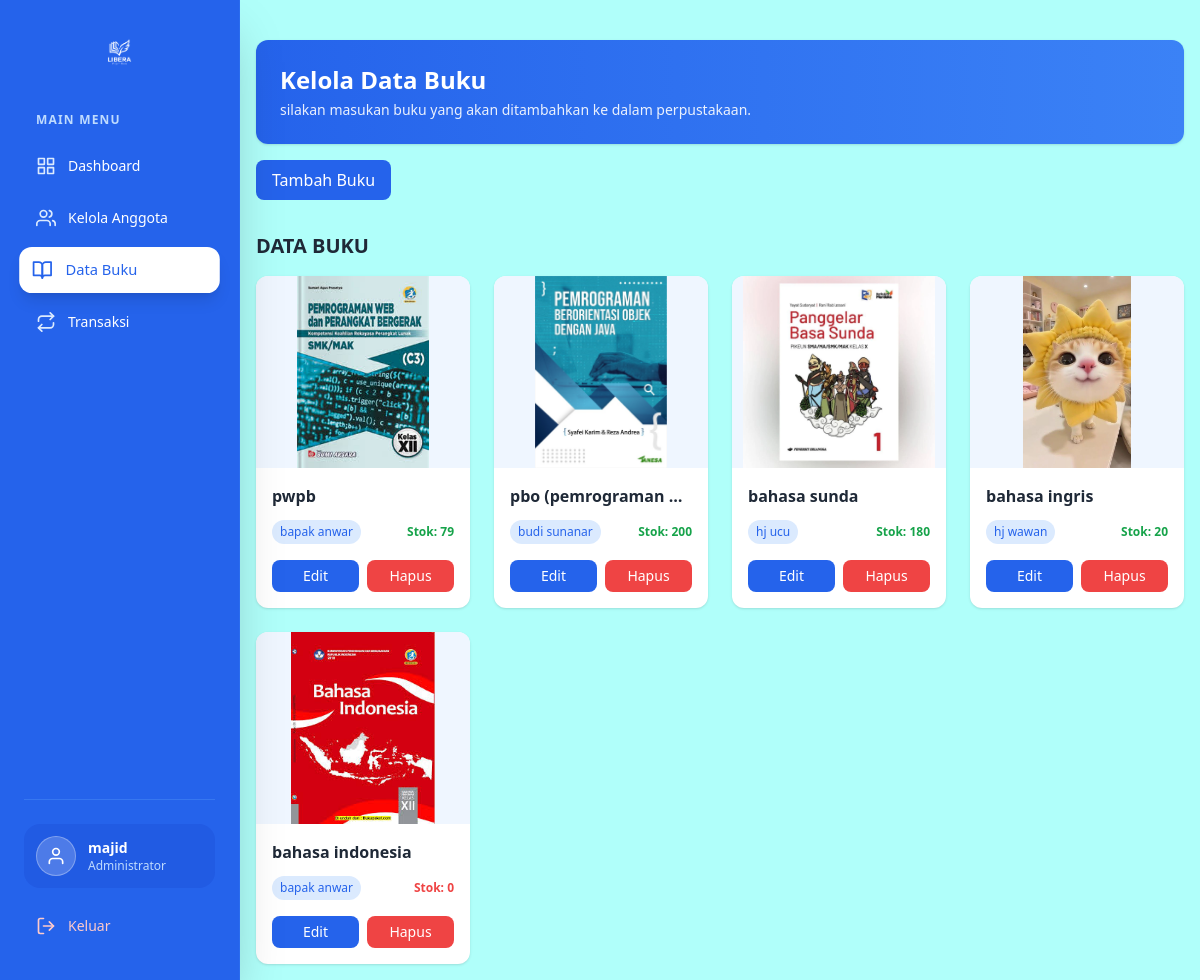
/Libera/admin/kelola_data_buku.php (signed in), run on the app's committed database.
### tables this page shows
CREATE TABLE `buku` (
  `id_buku` int(11) NOT NULL,
  `judul_buku` varchar(100) NOT NULL,
  `pengarang` varchar(100) NOT NULL,
  `tahun_terbit` year(4) NOT NULL,
  `stok` varchar(100) NOT NULL,
  `cover` varchar(100) NOT NULL,
  `penerbit` varchar(100) NOT NULL
);

### Libera/admin/kelola_data_buku.php (the view, shortened to what this page needs)
<?php
include '../config/koneksi.php';
$query_buku = mysqli_query($koneksi, "SELECT * FROM buku ORDER BY judul_buku DESC");
?>
<!DOCTYPE html>
<html lang="en">
<head>
    <script src="https://cdn.tailwindcss.com"></script>
</head>
<body class="bg-[#B0FFFA]">
    <?php include 'partials/sidebar.php'; ?>
    <main class="ml-60 p-4 min-h-screen">
        <section>
            <div class="mt-6 bg-gradient-to-r from-blue-600 to-blue-500 p-6 rounded-xl shadow text-white">
                <h2 class="text-2xl font-semibold mb-1">
                    Kelola Data Buku
                </h2>
                <p class="text-sm opacity-90">
                    silakan masukan buku yang akan ditambahkan ke dalam perpustakaan.
                </p>
            </div>
            <a href="tambah_buku.php"
                class="inline-block mt-4 px-4 py-2 bg-blue-600 text-white rounded-lg hover:bg-blue-700">
                Tambah Buku
            </a>
        </section>
        <section class="mt-8">
            <h2 class="text-xl font-semibold text-gray-800 mb-4">DATA BUKU</h2>
            <div class="grid grid-cols-1 sm:grid-cols-2 md:grid-cols-3 lg:grid-cols-4 gap-6">
                <?php while ($buku = mysqli_fetch_assoc($query_buku)) { ?>
                    <div class="bg-white rounded-xl shadow hover:shadow-lg transition overflow-hidden">
                        <div class="h-48 bg-blue-50 flex items-center justify-center">
                            <?php if (!empty($buku['cover'])) { ?>
                                <img src="../uploads/<?php echo $buku['cover']; ?>" class="h-full object-cover">
                            <?php } else { ?>
                                <span class="text-blue-400 text-sm">No Cover</span>
                            <?php } ?>
                        </div>
                        <div class="p-4">
                            <h3 class="font-semibold text-gray-800 truncate">
                                <?php echo $buku['judul_buku']; ?>
                            </h3>
                            <div class="flex justify-between items-center mt-3">
                                <span class="text-xs bg-blue-100 text-blue-600 px-2 py-1 rounded-full">
                                    <?php echo $buku['penerbit']; ?>
                                </span>
                                <span class="text-xs font-semibold
                            <?php echo ($buku['stok'] > 0) ? 'text-green-600' : 'text-red-500'; ?>">
                                    Stok: <?php echo $buku['stok']; ?>
                                </span>
                            </div>
                            <div class="mt-4 flex gap-2">
                                <a href="edit_buku.php?id=<?php echo $buku['id_buku']; ?>"
                                    class="flex-1 text-center text-sm bg-blue-600 text-white py-1.5 rounded-lg hover:bg-blue-700">
                                    Edit
                                </a>
                                <a href="../aksi/aksi_hapus_buku.php?id=<?php echo $buku['id_buku']; ?>"
                                    onclick="return confirm('Hapus buku ini?')"
                                    class="flex-1 text-center text-sm bg-red-500 text-white py-1.5 rounded-lg hover:bg-red-600">
                                    Hapus
                                </a>
                            </div>
                        </div>
                    </div>
                <?php } ?>
            </div>
        </section>
    </main>
</body>
</html>

### data on the page
buku: cover (picture), judul_buku "pwpb", penerbit "bapak anwar", stok "79"
buku: cover (picture), judul_buku "pbo (pemrograman…", penerbit "budi sunanar", stok "200"
buku: cover (picture), judul_buku "bahasa sunda", penerbit "hj ucu", stok "180"
buku: cover (picture), judul_buku "bahasa ingris", penerbit "hj wawan", stok "20"
buku: cover (picture), judul_buku "bahasa indonesia", penerbit "bapak anwar", stok "0"

### other printed values
$_SESSION['username'] "majid"
